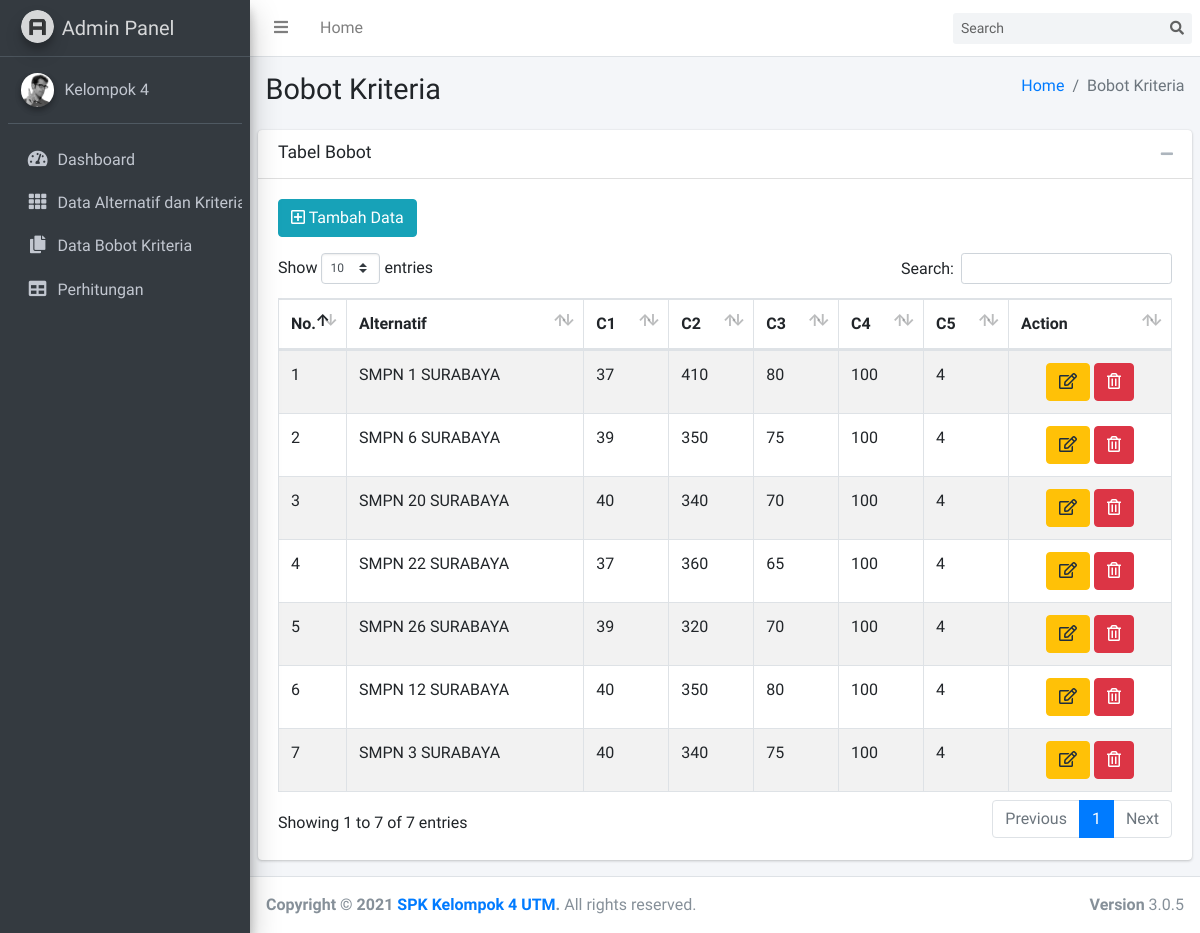
Page /bobot.php on the committed database.
### tables this page shows
CREATE TABLE `bobot` (
  `id_bobot` int(11) NOT NULL AUTO_INCREMENT,
  `id_alter` int(11) DEFAULT NULL,
  `c1` int(128) DEFAULT NULL,
  `c2` int(128) DEFAULT NULL,
  `c3` int(128) DEFAULT NULL,
  `c4` int(128) DEFAULT NULL,
  `c5` int(128) DEFAULT NULL,
  PRIMARY KEY (`id_bobot`),
  KEY `id_alter` (`id_alter`),
  CONSTRAINT `bobot_ibfk_1` FOREIGN KEY (`id_alter`) REFERENCES `alternatif` (`id_alter`)
);

CREATE TABLE `alternatif` (
  `id_alter` int(11) NOT NULL AUTO_INCREMENT,
  `code` varchar(128) DEFAULT NULL,
  `alternatif` varchar(128) DEFAULT NULL,
  PRIMARY KEY (`id_alter`)
);

### bobot.php (the view, shortened to what this page needs)
<?php
include 'template/head.php';
include 'template/nav-top.php';
include 'template/nav-side.php';
?>
<div class="content-wrapper">
    <section class="content-header">
        <div class="container-fluid">
            <div class="row mb-2">
                <div class="col-sm-6">
                    <h1>Bobot Kriteria</h1>
                </div>
                <div class="col-sm-6">
                    <ol class="breadcrumb float-sm-right">
                        <li class="breadcrumb-item"><a href="index.php">Home</a></li>
                        <li class="breadcrumb-item active">Bobot Kriteria</li>
                    </ol>
                </div>
            </div>
        </div>
    </section>
    <section class="content">
        <div class="row">
            <div class="col">
                <div class="card">
                    <div class="card-header">
                        <h3 class="card-title">Tabel Bobot</h3>
                        <div class="card-tools">
                            <button type="button" class="btn btn-tool" data-card-widget="collapse" data-toggle="tooltip" title="Collapse">
                                <i class="fas fa-minus"></i></button>
                        </div>
                    </div>
                    <div class="card-body">
                        <button type="button" class="btn btn-info mb-3" data-toggle="modal" data-target="#addModal"><i class="far fa-plus-square"></i> Tambah Data</button>
                        <table id="example1" class="table table-bordered table-striped">
                            <thead>
                                <tr>
                                    <th width="20px">No.</th>
                                    <th>Alternatif</th>
                                    <th>C1</th>
                                    <th>C2</th>
                                    <th>C3</th>
                                    <th>C4</th>
                                    <th>C5</th>
                                    <th width="120px">Action</th>
                                </tr>
                            </thead>
                            <tbody>
                                <?php
                                include 'koneksi.php';
                                $no = 1;
                                $sql = mysqli_query($koneksi, "SELECT * FROM bobot a JOIN alternatif b
                                                                    ON a.id_alter=b.id_alter");
                                while ($data = mysqli_fetch_assoc($sql)) {
                                ?>
                                    <tr>
                                        <td><?= $no++; ?></td>
                                        <td><?= $data['alternatif']; ?></td>
                                        <td><?= $data['c1']; ?></td>
                                        <td><?= $data['c2']; ?></td>
                                        <td><?= $data['c3']; ?></td>
                                        <td><?= $data['c4']; ?></td>
                                        <td><?= $data['c5']; ?></td>
                                        <td align="center">
                                            <button type="button" class="btn btn-warning sm" data-toggle="modal" data-target="#editModal<?= $data['id_bobot']; ?>"><i class="far fa-edit"></i></button>
                                            <button type="button" class="btn btn-danger sm" data-toggle="modal" data-target="#deleteModal<?= $data['id_bobot']; ?>"><i class="far fa-trash-alt"></i></button>
                                        </td>
                                    </tr>
                                <?php } ?>
                            </tbody>
                        </table>
                    </div>
                </div>
            </div>
        </div>
    </section>
</div>
<?php
include 'template/footer.php';
?>

### rows in the picture
bobot: id_alter.alternatif "SMPN 1 SURABAYA", c1 "37", c2 "410", c3 "80", c4 "100", c5 "4"
bobot: id_alter.alternatif "SMPN 6 SURABAYA", c1 "39", c2 "350", c3 "75", c4 "100", c5 "4"
bobot: id_alter.alternatif "SMPN 20 SURABAYA", c1 "40", c2 "340", c3 "70", c4 "100", c5 "4"
bobot: id_alter.alternatif "SMPN 22 SURABAYA", c1 "37", c2 "360", c3 "65", c4 "100", c5 "4"
bobot: id_alter.alternatif "SMPN 26 SURABAYA", c1 "39", c2 "320", c3 "70", c4 "100", c5 "4"
bobot: id_alter.alternatif "SMPN 12 SURABAYA", c1 "40", c2 "350", c3 "80", c4 "100", c5 "4"
bobot: id_alter.alternatif "SMPN 3 SURABAYA", c1 "40", c2 "340", c3 "75", c4 "100", c5 "4"
